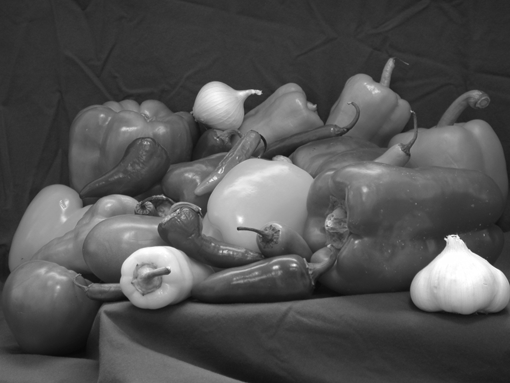
%> input picture Image/gray.png, 510 x 383 px
$ octave assign_2.m   (GNU Octave 9; MATLAB toolbox functions it lacks are replaced by stand-ins)
%> lines starting %> are read from the running program, lines starting %| are printed output that depends on the picture; in (x1, y1, x2, y2) boxes, pixels count from 0 and x2, y2 are one past the last pixel; in counts of white or black regions, pixels touching at a corner belong together; the program's own positions count from 1
%> further down, im is the input picture: size 383x510 uint8; min 8, max 255, mean 81.9
### imslice.m
function final = imslice(I, planes)
    if nargin < 2
        planes = 8;
    end

    final = zeros(length(I(:,1)), length(I(1,:)), planes);
    for i = 1:planes
        final(:,:,i) = mod(floor(double(I)./power(2,i-1)), 2);
    end
    final = uint8(final);
end

### imres.m
function final = imres(I, bit)
    X = imslice(I);
    l = max(max(I));
%> l = 255
    mbit = ceil(log2(double(l)));
%> mbit = 8
    if bit > mbit
        error('%d-bit image cannot be converted to %d-bit image', mbit, bit);
    else
        if bit == mbit
            final = I;
        else
            final = X(:,:,mbit);
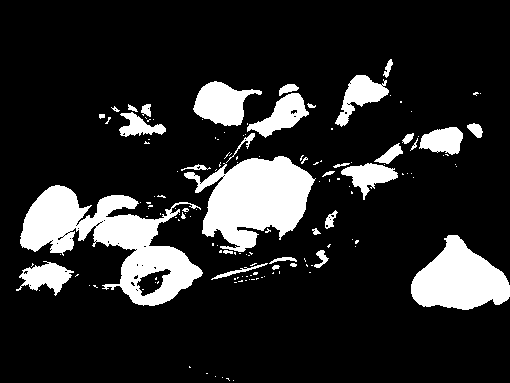
%> final: size 383x510 uint8; values 0 (black) and 1 (white), 15.8% white; 147 white regions (114 under 20 px), largest, box (x1, y1, x2, y2) and area: (20, 185, 203, 306) 9056, (184, 156, 316, 252) 7319, (411, 235, 510, 310) 4688
            for i = 7:-1:mbit-bit
                final = final .* 2;
                final = final + X(:,:,i);
            end
%> this loop made 2 passes
%> i on passes 1 to 2: 7, 6
%> pass 1, in imres, `final = final + X(:,:,i);`:
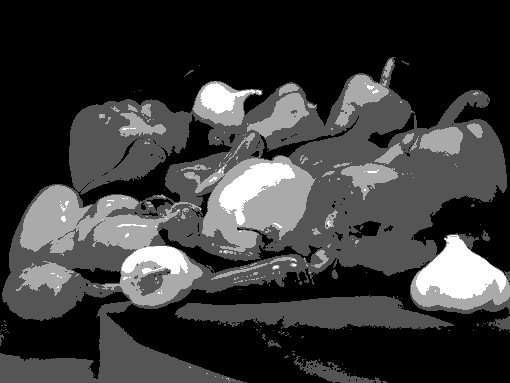
%> final: size 383x510 uint8; min 0, max 3, mean 0.675; drawn with min black and max white
%> pass 2, in imres, `final = final + X(:,:,i);`:
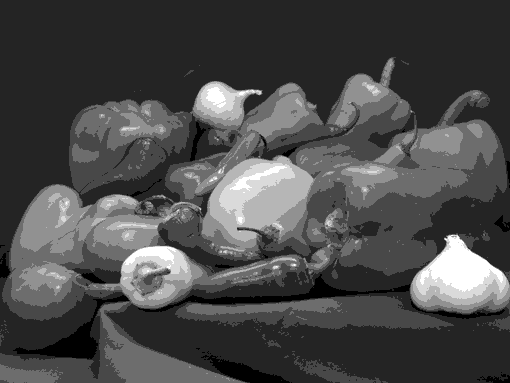
%> final: size 383x510 uint8; min 0, max 7, mean 2.05; drawn with min black and max white
            for i = mbit-bit:-1:1
                final = final .* 2;
            end
%> this loop made 6 passes
%> i on passes 1, 2, 5, 6: 6, 5, 2, 1
%> pass 3, in imres, `final = final .* 2;`:
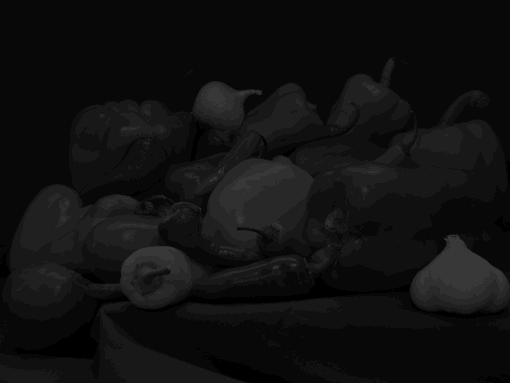
%> final: size 383x510 uint8; min 0, max 56, mean 16.4
%> after the loop:
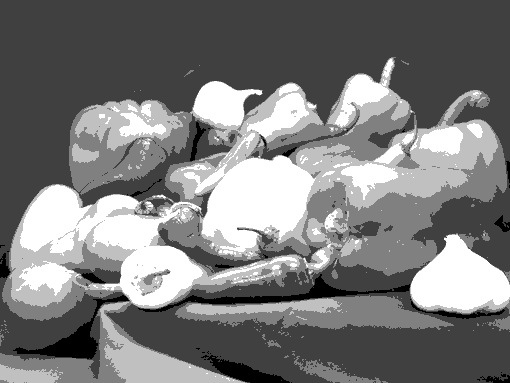
%> final: size 383x510 uint8; min 0, max 255, mean 122.5
        end
    end
end

### assign_2.m
clear;
close all;
clc;

im = imread('Image/gray.png');
x = imres(im,2);
imshow(x);
